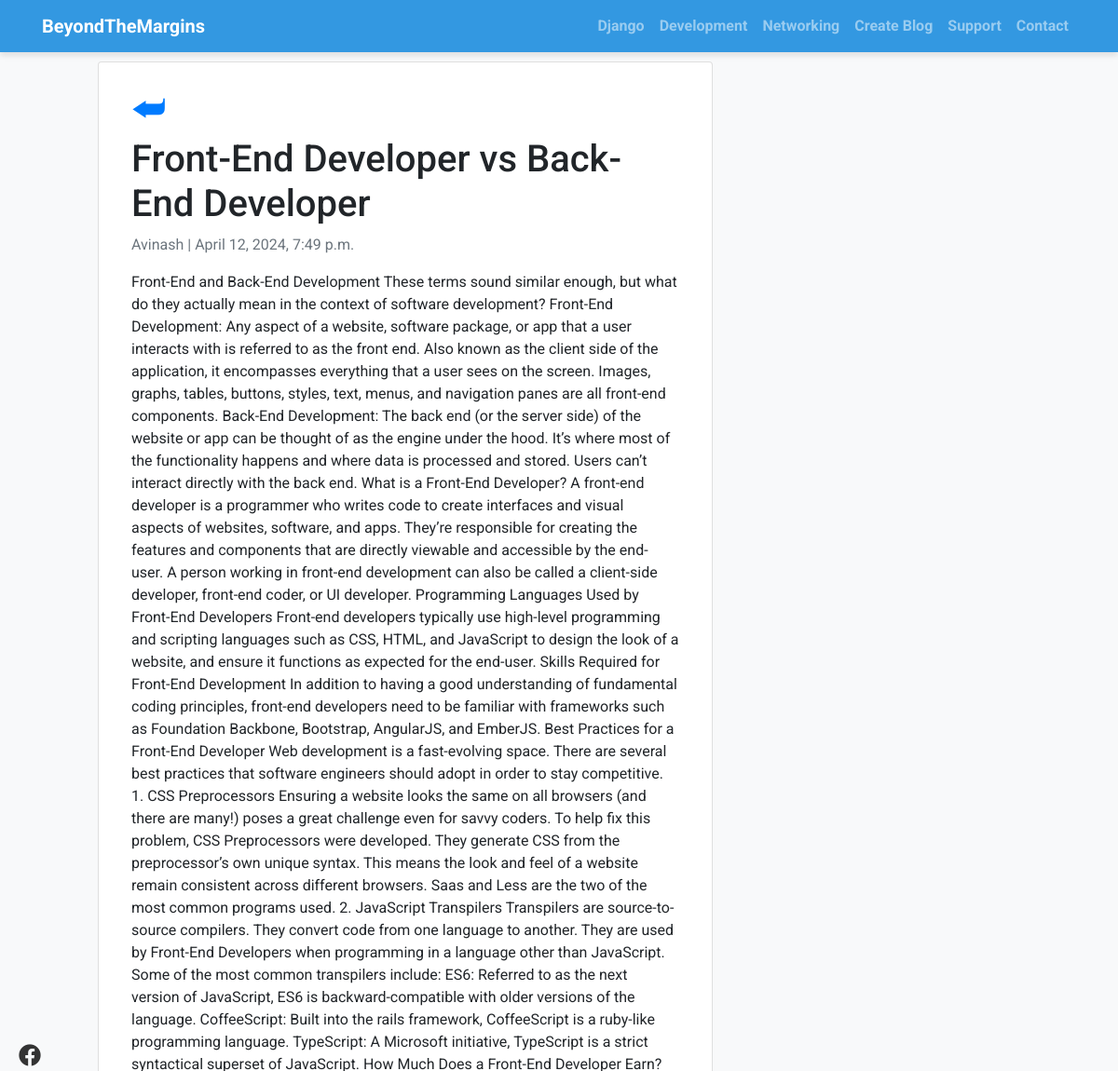
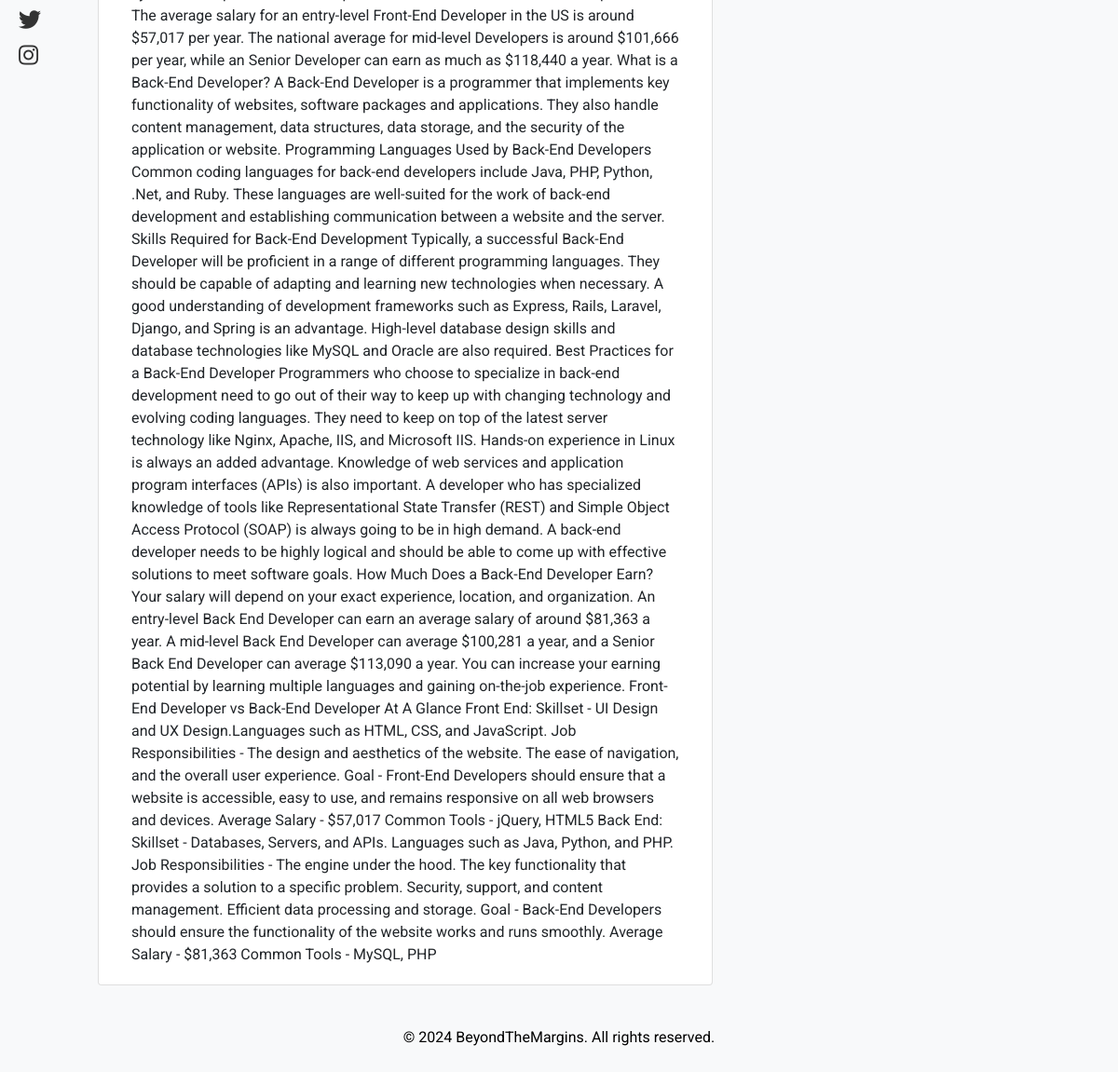
The page /development/front-end-developer-vs-back-end-developer/ on the database its author committed (2 pictures, top to bottom).
### Blog_app/models.py (models this page shows, shortened)
class Development(models.Model):
    title = models.CharField(max_length=200, unique=True)
    slug = models.SlugField(max_length=200, unique=True)
    author = models.ForeignKey(User, on_delete=models.CASCADE, related_name='development_posts')
    updated_on = models.DateTimeField(auto_now=True)
    content = models.TextField()
    created_on = models.DateTimeField(auto_now_add=True)
    status = models.IntegerField(choices=STATUS, default=0)
    image = models.ImageField(upload_to='images/', blank=True, null=True)
    class Meta:
        ordering = ['-created_on']

### Blog_app/views.py (the view)
# urls.py: path('development/<slug:slug>/', views.DevelopmentDetail.as_view(), name='development_detail'),
class DevelopmentDetail(generic.DetailView):
    model = Development
    template_name = 'development_detail.html'

### templates/development_detail.html (shortened to what this page needs)
{% extends 'base.html' %}
{% block content %}
<div class="outer-container">
  <div class="inner-container">
    <div class="row">
      <div class="col-md-8 card mb-4 mt-3 left top">
        <div class="card-body">
          <a href="javascript:history.go(-1);"> <span style="font-size: 40px;">&#11176;</span> </a>
          <h1>{% block title %}{{ object.title }}{% endblock title %}</h1>
          <p class="text-muted">{{ development.author }} | {{ development.created_on }}</p>
          <p class="card-text">{{ object.content | safe }}</p>
        </div>
      </div>
    </div>
  </div>
</div>
{% endblock content %}

### templates/base.html (style rules this page uses)
body { font-family: "Roboto", sans-serif; font-size: 16px; background-color: #f8f9fa; }

### templates/development_detail.html (style rules this page uses)
body { margin-top: 50px; margin-bottom: 50px; }
.outer-container { display: flex; justify-content: center; }
.inner-container { width: 100%; max-width: 80%; }

### templates/social.html (style rules this page uses)
.outer-container { display: flex; justify-content: center; position: relative; }
.inner-container { width: 100%; max-width: 80%; position: relative; }

### rows shown on the page
Development: title "Front-End Developer vs Back-End Developer", author "Avinash", created_on "April 12, 2024, 7:49 p.m.", content "Front-End and Back-End Development These terms sound similar enough, but what do they actually mean in the context of software development? Front-End Development: Any aspect of a website, software package, or app that a user interacts with is referred to as the front end. Also known as the client side of the application, it encompasses everything that a user sees on the screen. Images, graphs, tables, buttons, styles, text, menus, and navigation panes are all front-end components. Back-End Development: The back end (or the server side) of the website or app can be thought of as the engine under the hood. It’s where most of the functionality happens and where data is processed and stored.…"
